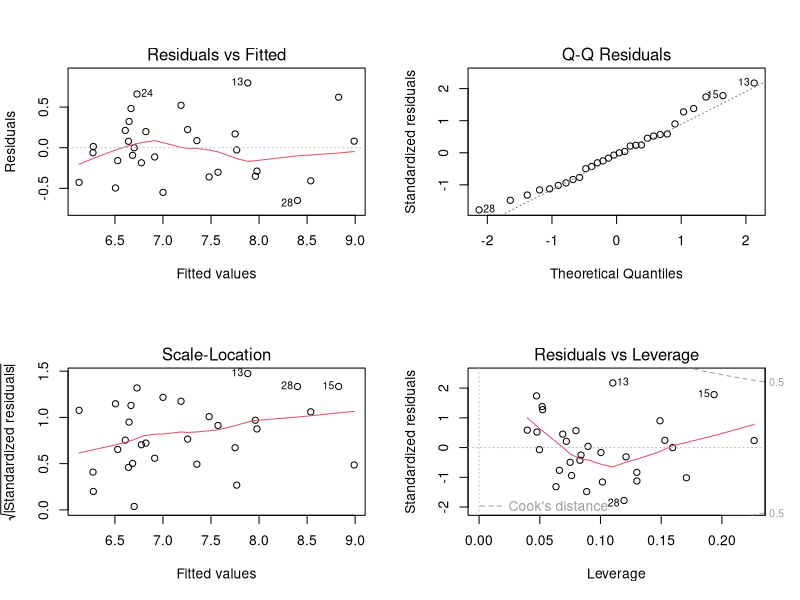
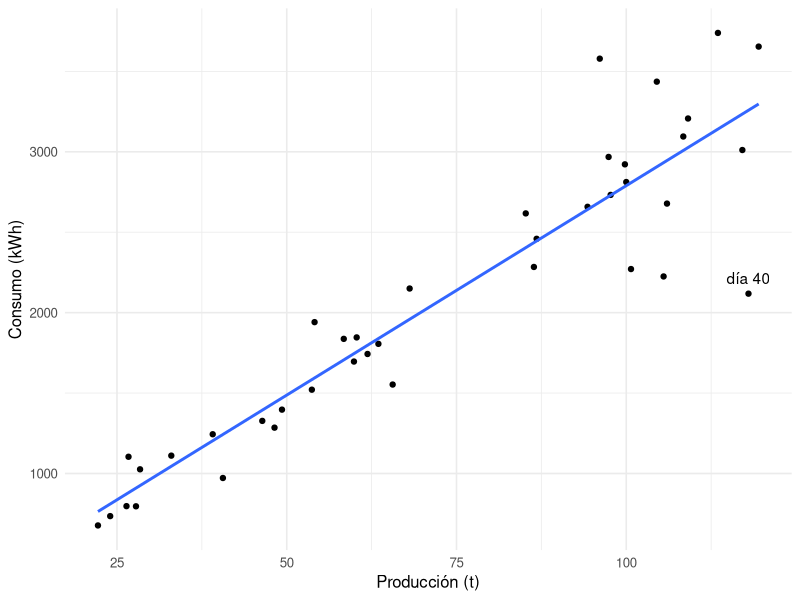
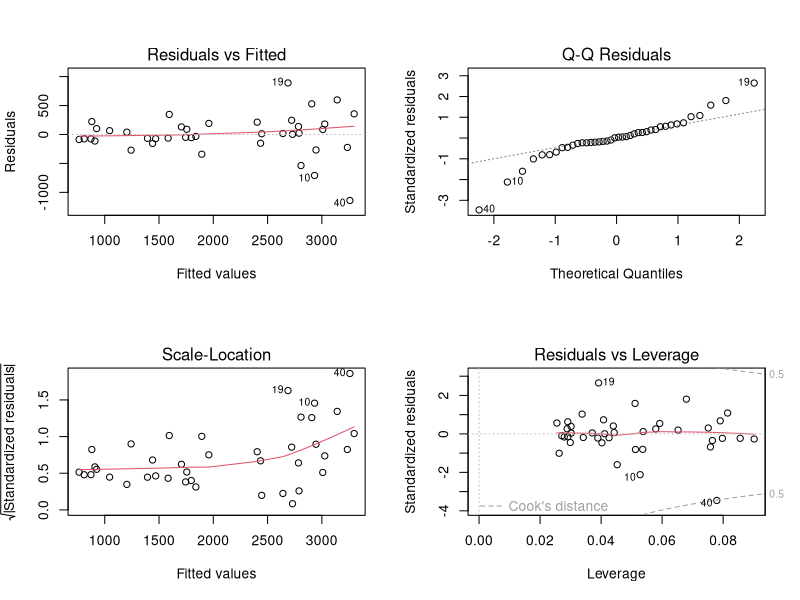
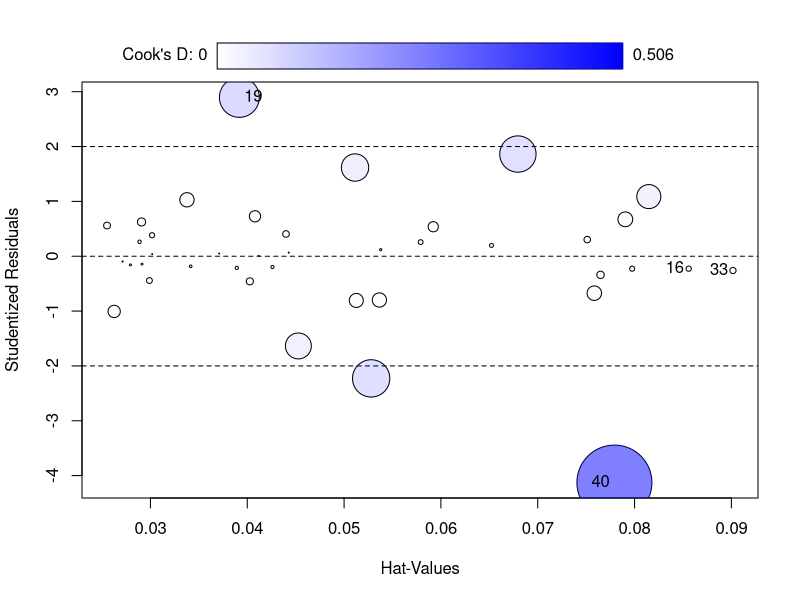

Generate these figures, in order, with R: (Note: this script raises an error after producing the figures.)
## ---- chunk 1
knitr::opts_chunk$set(echo = TRUE, message = FALSE, warning = FALSE,
                      fig.width = 8, fig.height = 6)
## ---- chunk 2
library(tidyverse)
library(knitr)
library(broom)
library(car)
theme_set(theme_minimal(base_size = 12))
## ---- chunk 3
curado <- read_csv("../datos/curado-adhesivo.csv")
m_ok <- lm(resistencia_mpa ~ temperatura_c + tiempo_min, data = curado)
par(mfrow = c(2, 2)); plot(m_ok); par(mfrow = c(1, 1))
## ---- chunk 4
tibble(prueba = c("Shapiro-Wilk (normalidad)", "ncvTest (varianza constante)",
                  "Durbin-Watson (independencia)"),
       valor_p = c(shapiro.test(residuals(m_ok))$p.value,
                   ncvTest(m_ok)$p,
                   durbinWatsonTest(m_ok)$p)) |>
  kable(digits = 3)
## ---- chunk 5
energia <- read_csv("../datos/consumo-energia.csv")
ggplot(energia, aes(produccion_t, consumo_kwh)) +
  geom_point() + geom_smooth(method = "lm", se = FALSE) +
  geom_text(data = filter(energia, dia == 40), aes(label = paste("día", dia)), vjust = -0.8) +
  labs(x = "Producción (t)", y = "Consumo (kWh)")
## ---- chunk 6
m_lin <- lm(consumo_kwh ~ produccion_t, data = energia)
summary(m_lin)$coefficients |> kable(digits = 3)
par(mfrow = c(2, 2)); plot(m_lin); par(mfrow = c(1, 1))
## ---- chunk 7
ncvTest(m_lin)
## ---- chunk 8
p <- length(coef(m_lin)); n <- nrow(energia)
augment(m_lin) |>
  mutate(dia = energia$dia, r_stud = rstudent(m_lin)) |>
  select(dia, produccion_t, consumo_kwh, .hat, r_stud, .cooksd) |>
  arrange(desc(.cooksd)) |> head(5) |>
  kable(digits = 3, caption = sprintf("Referencias: h > %.3f, |r| > 3, Cook > %.3f", 2 * p / n, 4 / n))
influencePlot(m_lin)
## ---- chunk 9
energia_ok <- filter(energia, dia != 40)
m_lin2 <- lm(consumo_kwh ~ produccion_t, data = energia_ok)
bind_rows(tidy(m_lin) |> mutate(datos = "Con día 40"),
          tidy(m_lin2) |> mutate(datos = "Sin día 40")) |>
  select(datos, term, estimate, std.error) |> kable(digits = 3)
## ---- chunk 10
bc <- MASS::boxcox(m_lin2, lambda = seq(-1, 1.5, 0.01))
lambda_hat <- bc$x[which.max(bc$y)]
ic_lambda <- range(bc$x[bc$y > max(bc$y) - qchisq(0.95, 1) / 2])
c(lambda_hat = lambda_hat, ic_inf = ic_lambda[1], ic_sup = ic_lambda[2])
ncvTest(m_lin2)   # sin el día 40, la heterocedasticidad persiste
## ---- chunk 11
m_log <- lm(log(consumo_kwh) ~ log(produccion_t), data = energia_ok)
summary(m_log)
par(mfrow = c(2, 2)); plot(m_log); par(mfrow = c(1, 1))
ncvTest(m_log)
shapiro.test(residuals(m_log))
## ---- chunk 12
nuevo <- tibble(produccion_t = 100)
predict(m_log, nuevo, interval = "prediction") |> exp() |> round(0)
